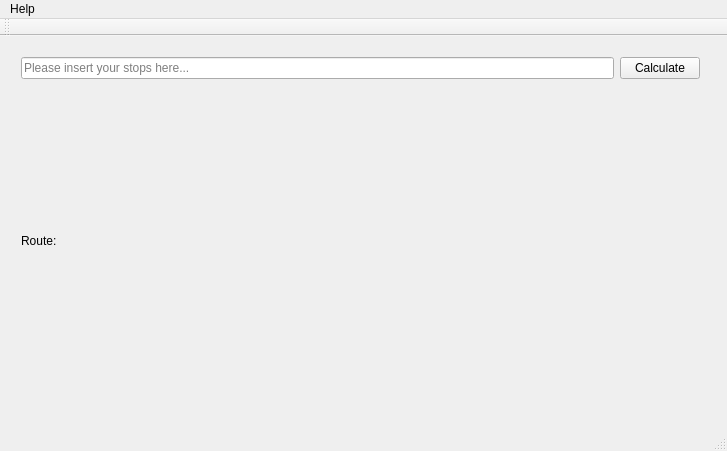
<?xml version="1.0" encoding="UTF-8"?>
<ui version="4.0">
 <class>MainWindow</class>
 <widget class="QMainWindow" name="MainWindow">
  <property name="geometry">
   <rect>
    <x>0</x>
    <y>0</y>
    <width>727</width>
    <height>451</height>
   </rect>
  </property>
  <property name="windowTitle">
   <string>MainWindow</string>
  </property>
  <widget class="QWidget" name="centralWidget">
   <widget class="QWidget" name="verticalLayoutWidget">
    <property name="geometry">
     <rect>
      <x>10</x>
      <y>10</y>
      <width>701</width>
      <height>361</height>
     </rect>
    </property>
    <layout class="QVBoxLayout" name="verticalLayout">
     <item>
      <layout class="QHBoxLayout" name="horizontalLayout">
       <item>
        <widget class="QLineEdit" name="planRoute">
         <property name="toolTip">
          <string>Seperate stops with ;</string>
         </property>
         <property name="placeholderText">
          <string>Please insert your stops here...</string>
         </property>
        </widget>
       </item>
       <item>
        <widget class="QPushButton" name="pushButton">
         <property name="text">
          <string>Calculate</string>
         </property>
        </widget>
       </item>
      </layout>
     </item>
     <item>
      <widget class="QLabel" name="label">
       <property name="text">
        <string>Route: </string>
       </property>
      </widget>
     </item>
    </layout>
   </widget>
  </widget>
  <widget class="QMenuBar" name="menuBar">
   <property name="geometry">
    <rect>
     <x>0</x>
     <y>0</y>
     <width>727</width>
     <height>30</height>
    </rect>
   </property>
   <widget class="QMenu" name="menuHelp">
    <property name="title">
     <string>Help</string>
    </property>
    <addaction name="actionAbout"/>
   </widget>
   <addaction name="menuHelp"/>
  </widget>
  <widget class="QToolBar" name="mainToolBar">
   <attribute name="toolBarArea">
    <enum>TopToolBarArea</enum>
   </attribute>
   <attribute name="toolBarBreak">
    <bool>false</bool>
   </attribute>
  </widget>
  <widget class="QStatusBar" name="statusBar"/>
  <action name="actionAbout">
   <property name="text">
    <string>About</string>
   </property>
  </action>
 </widget>
 <layoutdefault spacing="6" margin="11"/>
 <resources/>
 <connections/>
</ui>
